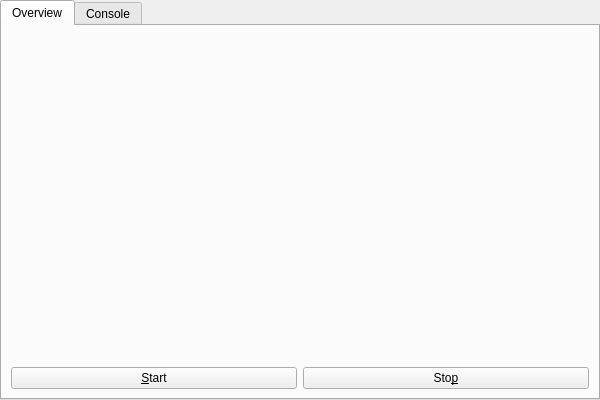
<?xml version="1.0" encoding="UTF-8"?>
<ui version="4.0">
 <class>ServerWidget</class>
 <widget class="QTabWidget" name="ServerWidget">
  <property name="minimumSize">
   <size>
    <width>600</width>
    <height>400</height>
   </size>
  </property>
  <property name="windowTitle">
   <string>Craftux server</string>
  </property>
  <widget class="QWidget" name="overviewTab">
   <attribute name="title">
    <string>Overview</string>
   </attribute>
   <layout class="QVBoxLayout" name="verticalLayout">
    <item>
     <widget class="QLabel" name="serverSatuslabel">
      <property name="font">
       <font>
        <weight>75</weight>
        <bold>true</bold>
       </font>
      </property>
     </widget>
    </item>
    <item>
     <layout class="QHBoxLayout" name="horizontalLayout">
      <item>
       <widget class="QPushButton" name="startButton">
        <property name="text">
         <string>&amp;Start</string>
        </property>
       </widget>
      </item>
      <item>
       <widget class="QPushButton" name="stopButton">
        <property name="text">
         <string>Sto&amp;p</string>
        </property>
       </widget>
      </item>
     </layout>
    </item>
   </layout>
  </widget>
  <widget class="QWidget" name="consoleTab">
   <attribute name="title">
    <string>Console</string>
   </attribute>
  </widget>
 </widget>
 <resources/>
 <connections/>
</ui>
